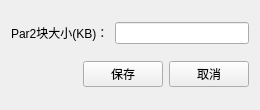
<?xml version="1.0" encoding="UTF-8"?>
<ui version="4.0">
 <class>PageForPar2Config</class>
 <widget class="QWidget" name="PageForPar2Config">
  <property name="geometry">
   <rect>
    <x>0</x>
    <y>0</y>
    <width>260</width>
    <height>110</height>
   </rect>
  </property>
  <property name="windowTitle">
   <string>Par2配置</string>
  </property>
  <layout class="QGridLayout" name="gridLayout">
   <item row="0" column="0">
    <layout class="QHBoxLayout" name="horizontalLayout_2">
     <item>
      <widget class="QLabel" name="label">
       <property name="text">
        <string>Par2块大小(KB)：</string>
       </property>
      </widget>
     </item>
     <item>
      <widget class="QLineEdit" name="par2_block_size"/>
     </item>
    </layout>
   </item>
   <item row="1" column="0">
    <layout class="QHBoxLayout" name="horizontalLayout">
     <item>
      <spacer name="horizontalSpacer">
       <property name="orientation">
        <enum>Qt::Horizontal</enum>
       </property>
       <property name="sizeHint" stdset="0">
        <size>
         <width>40</width>
         <height>20</height>
        </size>
       </property>
      </spacer>
     </item>
     <item>
      <widget class="QPushButton" name="save_settings">
       <property name="text">
        <string>保存</string>
       </property>
      </widget>
     </item>
     <item>
      <widget class="QPushButton" name="cancel_settings">
       <property name="text">
        <string>取消</string>
       </property>
      </widget>
     </item>
    </layout>
   </item>
  </layout>
 </widget>
 <resources/>
 <connections/>
</ui>
